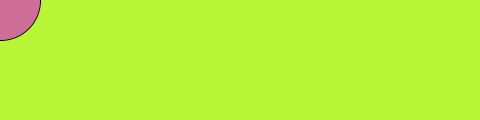
Frame 1 (no input)
Frame 60 (the mouse pressed at the canvas centre just before this capture): identical to frame 1, image omitted
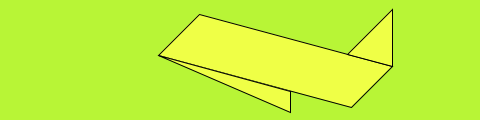
Frame 120 (the mouse held since frame 60 and released just before this capture)

The Processing sketch that drew these frames (run headless with seeded random() and noise(); from frame 60 on, the mouse is pressed at the canvas centre):

// Processing sketch: processing_57199
// ── processing_57199.pde

int option = 1;
void setup() {
size(480, 120);
point(240, 60);
smooth();
}

void draw() {
  // Option 1: ellipse movil
background(184, 245, 54);
if (option == 1) {
if (mousePressed){
  fill(0);
} else {
  fill(206, 110, 150);
}
ellipse(mouseX, mouseY, 80, 80);
smooth();
}

else if (option == 2) {
// Option 2: triangles
fill(239, 255, 70);
quad(158, 55, 199, 14, 392, 66, 351, 107);
triangle(347, 54, 392, 9, 392, 66);
triangle(158, 55, 290, 91, 290, 112);
} 
else if (option == 3) {
// Option 3: ellipses
for (int x = 50; x <= width-50; x += 20) {
for (int y = 50; y <= height-50; y+=20) {
  smooth();
  stroke(171, 213, 245);
  fill(RGB, 65, 137, 191);
ellipse(35, 60, 65, 105);
ellipse(65, 60, 65, 105);
ellipse(95, 60, 65, 105);
ellipse(125, 60, 65, 105);
ellipse(155, 60, 65, 105);
ellipse(185, 60, 65, 105);
ellipse(365, 60, 65, 105);
ellipse(385, 60, 65, 105);
ellipse(405, 60, 65, 105);
ellipse(425, 60, 65, 105);
ellipse(445, 60, 65, 105);
ellipse(465, 60, 65, 105);
}
}
} 
else if (option == 4) {
ellipse(278, -100, 400, 400);
ellipse(120, 100, 110, 110);
ellipse(412, 60, 18, 18);
}

else if (option == 5) {
// Option 5: Rotating arcs
int count = 120;
for (int x = 50; x <= width-50; x += 20) {
for (int y = 50; y <= height-50; y+=20) {
float s = map(count, 120, 0, 0, TWO_PI*2);
fill(198, 64, 107);
arc(x, y, 14, 14, s, s + PI);
count--;
}
}
}
else if (option == 6) {
  fill(64, 107, 198);
arc(190, 60, 80, 80, 0, PI+HALF_PI);
arc(290, 60, 80, 80, PI, TWO_PI+HALF_PI);
}
}
void mousePressed() {
option++;
if (option > 6) option = 1;
}
